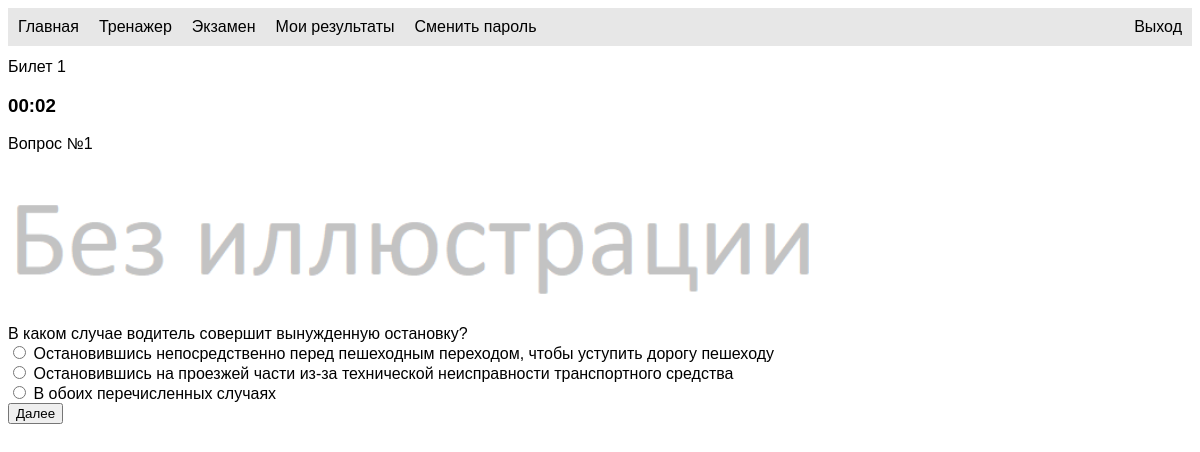
/exam.php?tkt_id=1&name=Билет 1, run on the app's committed database.
### tables this page shows
CREATE TABLE `questions` (
  `q_id` int(11) UNSIGNED NOT NULL,
  `tkt_id` int(11) NOT NULL,
  `tp_id` int(11) NOT NULL DEFAULT '27',
  `task` text NOT NULL,
  `true_ans` int(11) NOT NULL,
  `ans1` text NOT NULL,
  `ans2` text NOT NULL,
  `ans3` text,
  `ans4` text,
  `ans5` text,
  `description` text
);

### api.php (called while the page is built, shortened)
<?php
function getQuestByTicket($db, $tkt_id)
{
$sql="SELECT q_id, task, ans1, ans2, ans3, ans4, ans5, questions.description FROM questions WHERE questions.tkt_id = $tkt_id";
$result=array();
$stmt=$db->prepare($sql);
$stmt->execute();
while($row = $stmt->fetch(PDO::FETCH_ASSOC))
{
    $result[$row['q_id']] = $row;
}
return $result;
}
?>

### exam.php (the view, shortened to what this page needs)
<?php include('header.php');
?>
<!DOCTYPE html>
<html lang="en">
<head>
    <link rel="stylesheet" type="text/css" href="style.css">
</head>
<body>
<?php
    include 'db.php';
    include 'api.php';
    $tkt_id = $_GET['tkt_id'];
    $name = $_GET['name'];
    $n = 0;
    echo $name;
    $q_array = getQuestByTicket($db, $tkt_id);
?>
<h3><time>00:00</time></h3>
<form id="form" action="exam_query.php" method="post">
<?php
    foreach ($q_array as $row)
{
            $n++;
?>
    <div class="test">
        <div ans="<?php echo $n; ?>" class="answer"><?php echo "Вопрос №$n<br>"; ?> <br/>
        <?php   if (isset($row['q_id'])) {
                $pt = 'uploaded/' . $tkt_id . '_' . $row['q_id'] . '.jpg';
                if (file_exists($pt)) {
                    $pathImg = '/uploaded/' . $tkt_id . '_' . $row['q_id'] . '.jpg';
                } else $pathImg = '/pic/no_pic.png';
            }
            echo "<img height=\"150px\" src=\"$pathImg\"><br>";
            echo $row['task'], "<br>";
        ?>
            <input type="radio" name="ans_<?php echo $n;?>" value="1"> <label> <?php echo $row['ans1'] ?> </label><br>
            <input type="radio" name="ans_<?php echo $n;?>" value="2"> <label> <?php echo $row['ans2'] ?> </label><br>
            <?php if ($row['ans3'] != null) {
                echo "<input type=\"radio\" name=\"ans_$n\" value=\"3\"> <label>", $row['ans3'], "</label><br>"; ?>
            <?php if ($row['ans4'] != null) {
                echo "<input type=\"radio\" name=\"ans_$n\" value=\"4\"> <label>", $row['ans4'], "</label><br>"; ?>
            <?php if ($row['ans5'] != null) {
                echo "<input type=\"radio\" name=\"ans_$n\" value=\"5\"> <label>", $row['ans5'], "</label><br>"; }}} ?>
        </div>
    </div>
<?php
}?>
</form>
    <button onclick="nextAns()">Далее</button>
</body>
</html>

### style.css (style rules this page uses)
body { font-family: "Helvetica"; }

### exam.php (style rules this page uses)
.test .answer { display: none; }
.test .answer._active { display: block; }

### data on the page
questions: task "В каком случае водитель совершит вынужденную остановку?", ans1 "Остановившись непосредственно перед пешеходным переходом, чтобы уступить дорогу пешеходу", ans2 "Остановившись на проезжей части из-за технической неисправности транспортного средства", ans3 "В обоих перечисленных случаях"

### other printed values
$name "Билет 1"
